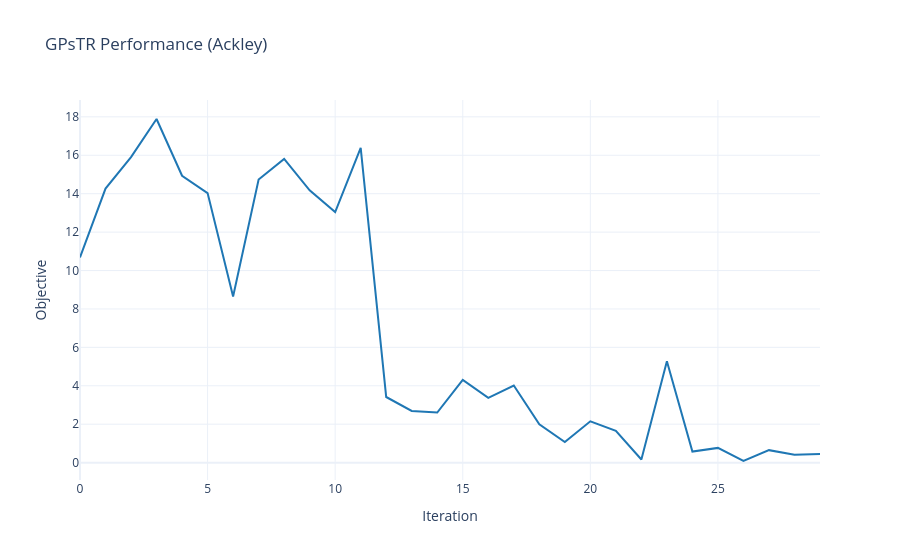
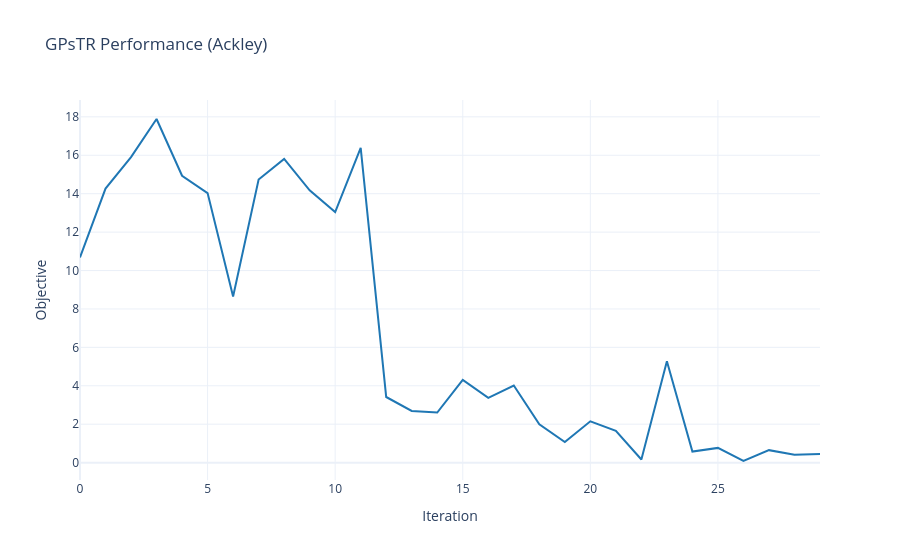

The cell these charts' notebook holds for them, in order:
### Code cell
import plotly.graph_objects as go
import numpy as np
import numpy.typing as npt

def plot_safeopt_objective_plotly(
        algorithm: SafeBOAlgorithm,
        state: BOParams
        ):
    
    Y: npt.NDArray[np.float16] = algorithm.Y_safe.detach().cpu().numpy().flatten()
    max_iter: int = state.sampling.max_iterations
    increment: npt.NDArray[np.int8] = np.arange(0, max_iter, 1, dtype=np.int8)

    print(Y[max_iter:])

    fig = go.Figure()
    fig.add_trace(
        go.Scatter(
            x=increment, 
            y=Y[-max_iter:], 
            mode='lines', 
            name='SafeOpt',
            line=dict(color='#1f77b4')
        )
    )
    fig.update_layout(
        title=f'{algorithm.__class__.__name__} Performance ({algorithm.objective_function.__class__.__name__.capitalize()})',
        xaxis_title='Iteration',
        yaxis_title='Objective',
        template='plotly_white',
        legend=dict(
            yanchor="top",
            y=0.99,
            xanchor="right",
            x=0.99
        )
    )
    
    fig.show(renderer="vscode") 

plot_safeopt_objective_plotly(
    algorithm=algorithm,
    state=state,
)

### Figure 1 — Plotly figure (JSON) as saved in the notebook; plotly's stock layout.template omitted (floating-point values rounded to 4 significant figures)
{"data": [{"line": {"color": "#1f77b4"}, "mode": "lines", "name": "SafeOpt", "type": "scatter", "x": [0, 1, 2, 3, 4, 5, 6, 7, 8, 9, 10, 11, 12, 13, 14, 15, 16, 17, 18, 19, 20, 21, 22, 23, 24, 25, 26, 27, 28, 29], "y": [10.68, 14.26, 15.91, 17.89, 14.94, 14.03, 8.647, 14.73, 15.81, 14.17, 13.04, 16.38, 3.416, 2.692, 2.607, 4.305, 3.374, 4.016, 2.0, 1.072, 2.151, 1.654, 0.1617, 5.28, 0.5768, 0.7675, 0.08508, 0.65, 0.4112, 0.4504]}], "layout": {"legend": {"x": 0.99, "xanchor": "right", "y": 0.99, "yanchor": "top"}, "title": {"text": "GPsTR Performance (Ackley)"}, "xaxis": {"title": {"text": "Iteration"}}, "yaxis": {"title": {"text": "Objective"}}}}

### Figure 2 — Plotly figure (JSON) as saved in the notebook; plotly's stock layout.template omitted (floating-point values rounded to 4 significant figures)
{"data": [{"line": {"color": "#1f77b4"}, "mode": "lines", "name": "SafeOpt", "type": "scatter", "x": [0, 1, 2, 3, 4, 5, 6, 7, 8, 9, 10, 11, 12, 13, 14, 15, 16, 17, 18, 19, 20, 21, 22, 23, 24, 25, 26, 27, 28, 29], "y": [10.68, 14.26, 15.91, 17.89, 14.94, 14.03, 8.647, 14.73, 15.81, 14.17, 13.04, 16.38, 3.416, 2.692, 2.607, 4.305, 3.374, 4.016, 2.0, 1.072, 2.151, 1.654, 0.1617, 5.28, 0.5768, 0.7675, 0.08508, 0.65, 0.4112, 0.4504]}], "layout": {"legend": {"x": 0.99, "xanchor": "right", "y": 0.99, "yanchor": "top"}, "title": {"text": "GPsTR Performance (Ackley)"}, "xaxis": {"title": {"text": "Iteration"}}, "yaxis": {"title": {"text": "Objective"}}}}
